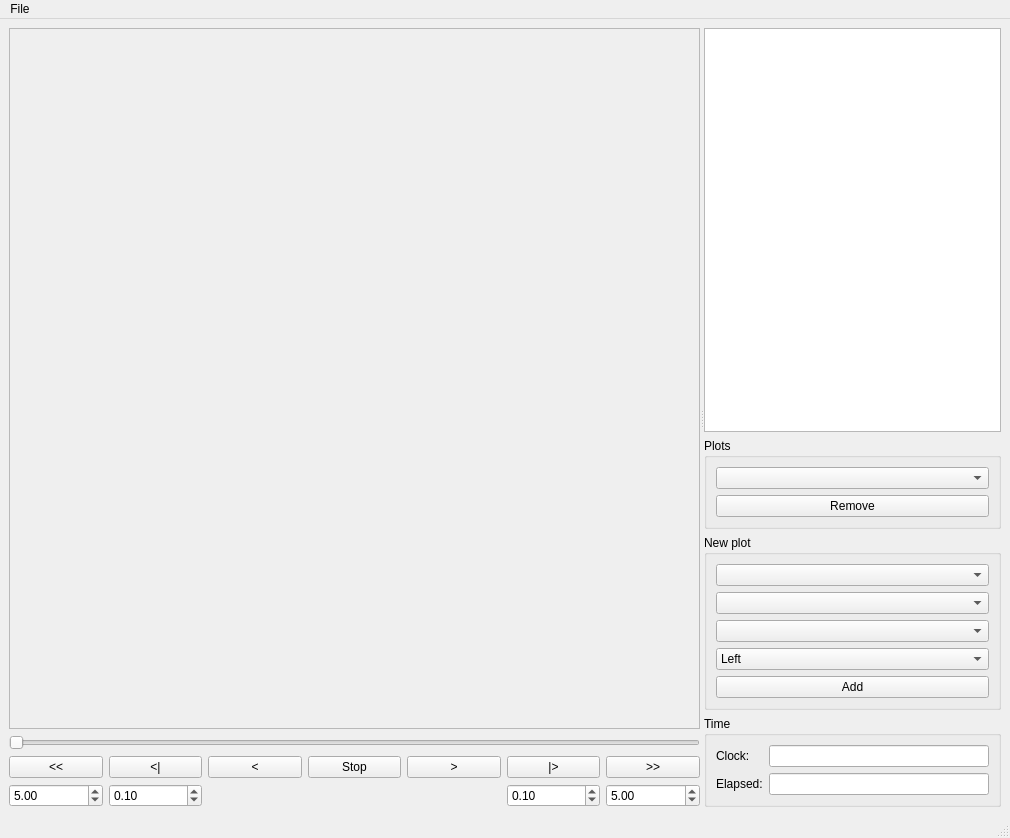
<?xml version="1.0" encoding="UTF-8"?>
<ui version="4.0">
 <class>TplotMainWindow</class>
 <widget class="QMainWindow" name="TplotMainWindow">
  <property name="geometry">
   <rect>
    <x>0</x>
    <y>0</y>
    <width>1010</width>
    <height>838</height>
   </rect>
  </property>
  <property name="windowTitle">
   <string>MainWindow</string>
  </property>
  <widget class="QWidget" name="centralwidget">
   <layout class="QVBoxLayout" name="verticalLayout_3">
    <item>
     <widget class="QSplitter" name="splitter">
      <property name="orientation">
       <enum>Qt::Horizontal</enum>
      </property>
      <widget class="QWidget" name="">
       <layout class="QVBoxLayout" name="verticalLayout" stretch="1,0,0">
        <item>
         <widget class="QFrame" name="plotFrame">
          <property name="sizePolicy">
           <sizepolicy hsizetype="Preferred" vsizetype="Expanding">
            <horstretch>0</horstretch>
            <verstretch>0</verstretch>
           </sizepolicy>
          </property>
          <property name="frameShape">
           <enum>QFrame::StyledPanel</enum>
          </property>
          <property name="frameShadow">
           <enum>QFrame::Raised</enum>
          </property>
         </widget>
        </item>
        <item>
         <widget class="QSlider" name="timeSlider">
          <property name="maximum">
           <number>1000</number>
          </property>
          <property name="orientation">
           <enum>Qt::Horizontal</enum>
          </property>
         </widget>
        </item>
        <item>
         <layout class="QGridLayout" name="gridLayout">
          <item row="0" column="0">
           <widget class="QPushButton" name="fastReverseButton">
            <property name="text">
             <string>&lt;&lt;</string>
            </property>
           </widget>
          </item>
          <item row="0" column="1">
           <widget class="QPushButton" name="stepBackButton">
            <property name="text">
             <string>&lt;|</string>
            </property>
           </widget>
          </item>
          <item row="0" column="2">
           <widget class="QPushButton" name="playReverseButton">
            <property name="text">
             <string>&lt;</string>
            </property>
           </widget>
          </item>
          <item row="0" column="3">
           <widget class="QPushButton" name="stopButton">
            <property name="text">
             <string>Stop</string>
            </property>
           </widget>
          </item>
          <item row="0" column="4">
           <widget class="QPushButton" name="playButton">
            <property name="text">
             <string>&gt;</string>
            </property>
           </widget>
          </item>
          <item row="0" column="5">
           <widget class="QPushButton" name="stepForwardButton">
            <property name="text">
             <string>|&gt;</string>
            </property>
           </widget>
          </item>
          <item row="0" column="6">
           <widget class="QPushButton" name="fastForwardButton">
            <property name="text">
             <string>&gt;&gt;</string>
            </property>
           </widget>
          </item>
          <item row="1" column="0">
           <widget class="QDoubleSpinBox" name="fastReverseSpin">
            <property name="minimum">
             <double>0.010000000000000</double>
            </property>
            <property name="maximum">
             <double>1000.000000000000000</double>
            </property>
            <property name="singleStep">
             <double>0.500000000000000</double>
            </property>
            <property name="value">
             <double>5.000000000000000</double>
            </property>
           </widget>
          </item>
          <item row="1" column="1">
           <widget class="QDoubleSpinBox" name="stepBackSpin">
            <property name="singleStep">
             <double>0.010000000000000</double>
            </property>
            <property name="value">
             <double>0.100000000000000</double>
            </property>
           </widget>
          </item>
          <item row="1" column="5">
           <widget class="QDoubleSpinBox" name="stepForwardSpin">
            <property name="singleStep">
             <double>0.010000000000000</double>
            </property>
            <property name="value">
             <double>0.100000000000000</double>
            </property>
           </widget>
          </item>
          <item row="1" column="6">
           <widget class="QDoubleSpinBox" name="fastForwardSpin">
            <property name="minimum">
             <double>0.010000000000000</double>
            </property>
            <property name="maximum">
             <double>1000.000000000000000</double>
            </property>
            <property name="singleStep">
             <double>0.500000000000000</double>
            </property>
            <property name="value">
             <double>5.000000000000000</double>
            </property>
           </widget>
          </item>
         </layout>
        </item>
       </layout>
      </widget>
      <widget class="QWidget" name="">
       <layout class="QVBoxLayout" name="verticalLayout_2">
        <item>
         <widget class="QTreeWidget" name="treeWidget">
          <property name="columnCount">
           <number>2</number>
          </property>
          <attribute name="headerVisible">
           <bool>false</bool>
          </attribute>
          <column>
           <property name="text">
            <string notr="true">1</string>
           </property>
          </column>
          <column>
           <property name="text">
            <string notr="true">2</string>
           </property>
          </column>
         </widget>
        </item>
        <item>
         <widget class="QGroupBox" name="groupBox_2">
          <property name="title">
           <string>Plots</string>
          </property>
          <layout class="QVBoxLayout" name="verticalLayout_9">
           <item>
            <widget class="QComboBox" name="plotsCombo"/>
           </item>
           <item>
            <widget class="QPushButton" name="removeButton">
             <property name="text">
              <string>Remove</string>
             </property>
            </widget>
           </item>
          </layout>
         </widget>
        </item>
        <item>
         <widget class="QGroupBox" name="groupBox">
          <property name="title">
           <string>New plot</string>
          </property>
          <layout class="QVBoxLayout" name="verticalLayout_8">
           <item>
            <widget class="QComboBox" name="recordCombo"/>
           </item>
           <item>
            <widget class="QComboBox" name="xCombo"/>
           </item>
           <item>
            <widget class="QComboBox" name="yCombo"/>
           </item>
           <item>
            <widget class="QComboBox" name="axisCombo">
             <item>
              <property name="text">
               <string>Left</string>
              </property>
             </item>
             <item>
              <property name="text">
               <string>Right</string>
              </property>
             </item>
             <item>
              <property name="text">
               <string>3</string>
              </property>
             </item>
             <item>
              <property name="text">
               <string>4</string>
              </property>
             </item>
            </widget>
           </item>
           <item>
            <widget class="QPushButton" name="addPlotButton">
             <property name="text">
              <string>Add</string>
             </property>
            </widget>
           </item>
          </layout>
         </widget>
        </item>
        <item>
         <widget class="QGroupBox" name="groupBox_3">
          <property name="title">
           <string>Time</string>
          </property>
          <layout class="QFormLayout" name="formLayout">
           <item row="0" column="0">
            <widget class="QLabel" name="clockLabel">
             <property name="text">
              <string>Clock:</string>
             </property>
            </widget>
           </item>
           <item row="0" column="1">
            <widget class="QLineEdit" name="clockEdit">
             <property name="readOnly">
              <bool>true</bool>
             </property>
            </widget>
           </item>
           <item row="1" column="0">
            <widget class="QLabel" name="elapsedLabel">
             <property name="text">
              <string>Elapsed:</string>
             </property>
            </widget>
           </item>
           <item row="1" column="1">
            <widget class="QLineEdit" name="elapsedEdit">
             <property name="readOnly">
              <bool>true</bool>
             </property>
            </widget>
           </item>
          </layout>
         </widget>
        </item>
       </layout>
      </widget>
     </widget>
    </item>
   </layout>
  </widget>
  <widget class="QMenuBar" name="menubar">
   <property name="geometry">
    <rect>
     <x>0</x>
     <y>0</y>
     <width>1010</width>
     <height>20</height>
    </rect>
   </property>
   <widget class="QMenu" name="menuFile">
    <property name="title">
     <string>File</string>
    </property>
    <addaction name="action_Open"/>
    <addaction name="separator"/>
    <addaction name="action_Quit"/>
   </widget>
   <addaction name="menuFile"/>
  </widget>
  <widget class="QStatusBar" name="statusbar"/>
  <action name="action_Open">
   <property name="text">
    <string>&amp;Open</string>
   </property>
  </action>
  <action name="action_Quit">
   <property name="text">
    <string>&amp;Quit</string>
   </property>
  </action>
 </widget>
 <resources/>
 <connections/>
</ui>
